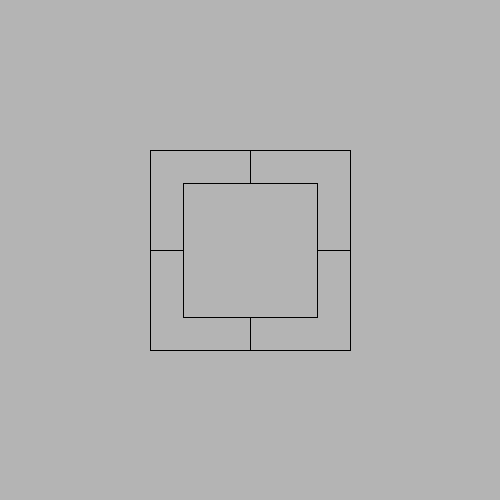
Frame 1 (no input)
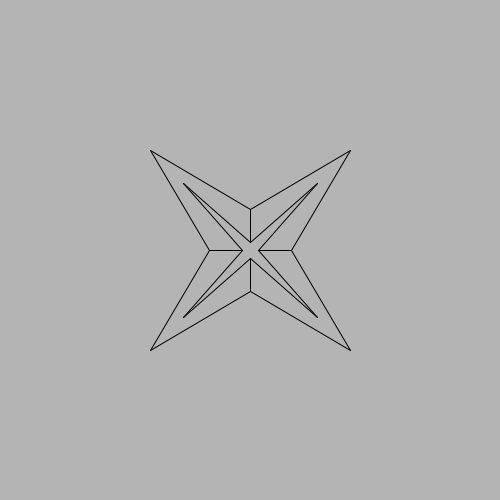
Frame 60 (the mouse pressed at the canvas centre just before this capture)
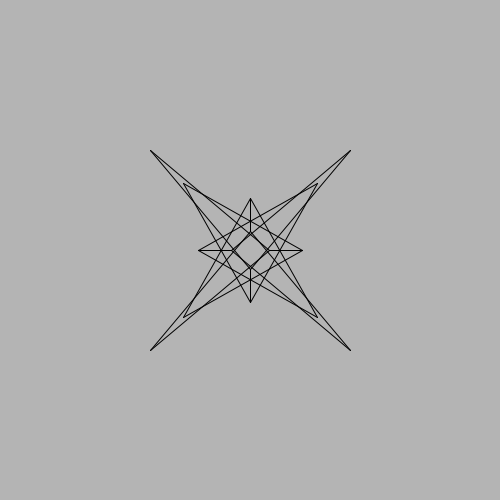
Frame 120 (the mouse held since frame 60 and released just before this capture)

The Processing sketch that drew these frames (run headless with seeded random() and noise(); from frame 60 on, the mouse is pressed at the canvas centre):

// Processing sketch: processing_57077
// ── processing_57077.pde

int w;
int h;
int x1;
int y1;
int x2;
int y2;
int a;
int b;

void setup(){
  size(500,500);
  frameRate(15);
  
  w=100;
  h=w;
  x1=150;
  y1=150;
  x2=x1+w*2;
  y2=y1+h*2;
  a=w/3;
  b=0;
}

void draw
(){fill(153);
 
  
background(180, 180, 180);
 line(x1, y1, x1+w, y1-b);
  line(x1-b, y1+h, x1+a-b, y1+h);
  line(x1, y1, x1-b, y1+h);
  line(x1+w, y1-b, x1+w, y1+a-b);
  line(x1+a, y1+a, x1+w, y1+a-b);
  line(x1+a, y1+a, x1+a-b, y1+h);

  line(x2, y1, x2-w, y1-b);
  line(x2+b, y1+h, x2-a+b, y1+h);
  line(x2-w, y1-b, x2-w, y1+a-b);
  line(x2, y1, x2+b, y1+h);
  line(x2-a, y1+a, x2-w, y1+a-b);
  line(x2-a, y1+a, x2-a+b, y1+h);

  line(x1-b, y2-h, x1+a-b, y2-h);
  line(x1, y2, x1+w, y2+b);
  line(x1, y2, x1-b, y2-h);
  line(x1+w, y2+b, x1+w, y2-a+b);
  line(x1+a, y2-a, x1+w, y2-a+b);
  line(x1+a, y2-a, x1+a-b, y2-h);
 
  line(x2+b, y2-h, x2-a+b, y2-h);
  line(x2, y2, x2-w, y2+b);
  line(x2-w, y2+b, x2-w, y2-a+b);
  line(x2, y2, x2+b, y2-h);
  line(x2-a, y2-a, x2-w, y2-a+b);
  line(x2-a, y2-a, x2-a+b, y2-h);

b=b-1;
//x1=x1+1;
//x2=x2-1;
//y1=y1+1;
//y2=y2-1;
}
